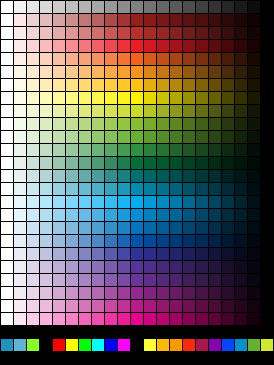
#> input picture colortable.png, 274 x 365 px
$ python main.py
#> lines starting #> are read from the running program, lines starting #| are printed output that depends on the picture
import cv2
import numpy as np

color_explore = np.zeros((100,200, 3), np.uint8)
color_selected = np.zeros((100,200, 3), np.uint8)


mycolorvalues=[0,0,0]

points =  []
draw=False
erase=False
################################################################################################
# Mouse Callback function
# [54 lines left out: functions show_color, draw_event, not called in this run]
##############################################################################################

def empty(a):
    pass

trackimg=np.zeros((1,400,3),np.uint8)
cv2.namedWindow('COLOR PICKER')

cv2.createTrackbar("Pen Size",'COLOR PICKER',9,15,empty)
# cv2.createTrackbar("Eraser 0FF/0N","TrackBar",0,1,empty)
cv2.createTrackbar("Eraser",'COLOR PICKER',7,15,empty)


#############################################################################################
# image window for sample image
cv2.namedWindow('COLOR PICKER')

img = cv2.imread('colortable.png')
#> img is the input picture: shape (365, 274, 3); mean B, G, R 90.2, 93.8, 97.4
img=cv2.resize(img,(400,600))
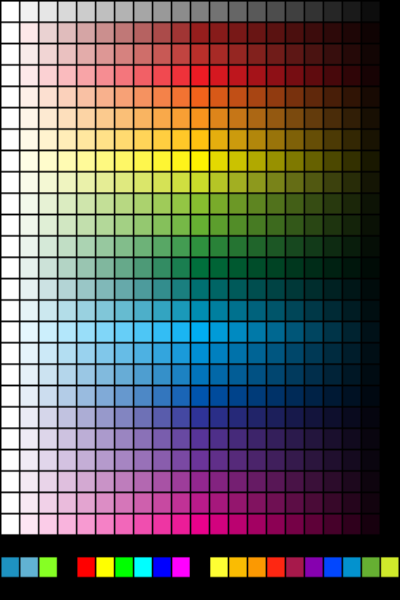
#> img: shape (600, 400, 3); mean B, G, R 89.8, 93.4, 96.9

# mouse call back function declaration
cv2.setMouseCallback('COLOR PICKER', show_color)

boardimg = np.zeros((800,1100,3),np.uint8)
boardimg[:]= (255,255,255)
cv2.namedWindow('Board')
cv2.setMouseCallback('Board', draw_event)
#################################################################################################
#
# manualimg=cv2.imread("manual.png")
# manualimg=cv2.putText(manualimg,"PRESS ENTER KEY TO CONTINUE",(20,40),cv2.FONT_HERSHEY_PLAIN, 2,(0,0,255),1)
# cv2.imshow("Manual",manualimg)


# while loop to live update
while (1):

    cv2.putText(color_explore, "EXPLORE", (5, 15), cv2.FONT_HERSHEY_COMPLEX, .5, (255, 255, 255), 1)
    cv2.putText(color_selected, "SELECTED", (5, 15), cv2.FONT_HERSHEY_COMPLEX, .5, (255, 255, 255), 1)
    imgcolstack=np.hstack((color_explore, color_selected))
    imgstack = np.vstack((img,imgcolstack,trackimg))
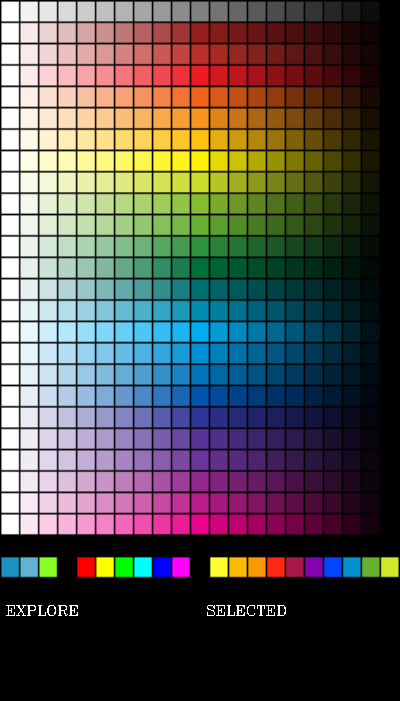
#> imgstack: shape (701, 400, 3); mean B, G, R 77.4, 80.4, 83.5
    cv2.imshow('COLOR PICKER', imgstack)

    cv2.imshow('Board',boardimg)


    pos1 = cv2.getTrackbarPos("Pen Size",'COLOR PICKER' )
    pos2 = cv2.getTrackbarPos("Eraser", 'COLOR PICKER')

    k = cv2.waitKey(1) & 0xFF
#> (key q is pressed here)
    if k ==ord('q') or k ==ord('Q') :
        break

cv2.destroyAllWindows()
